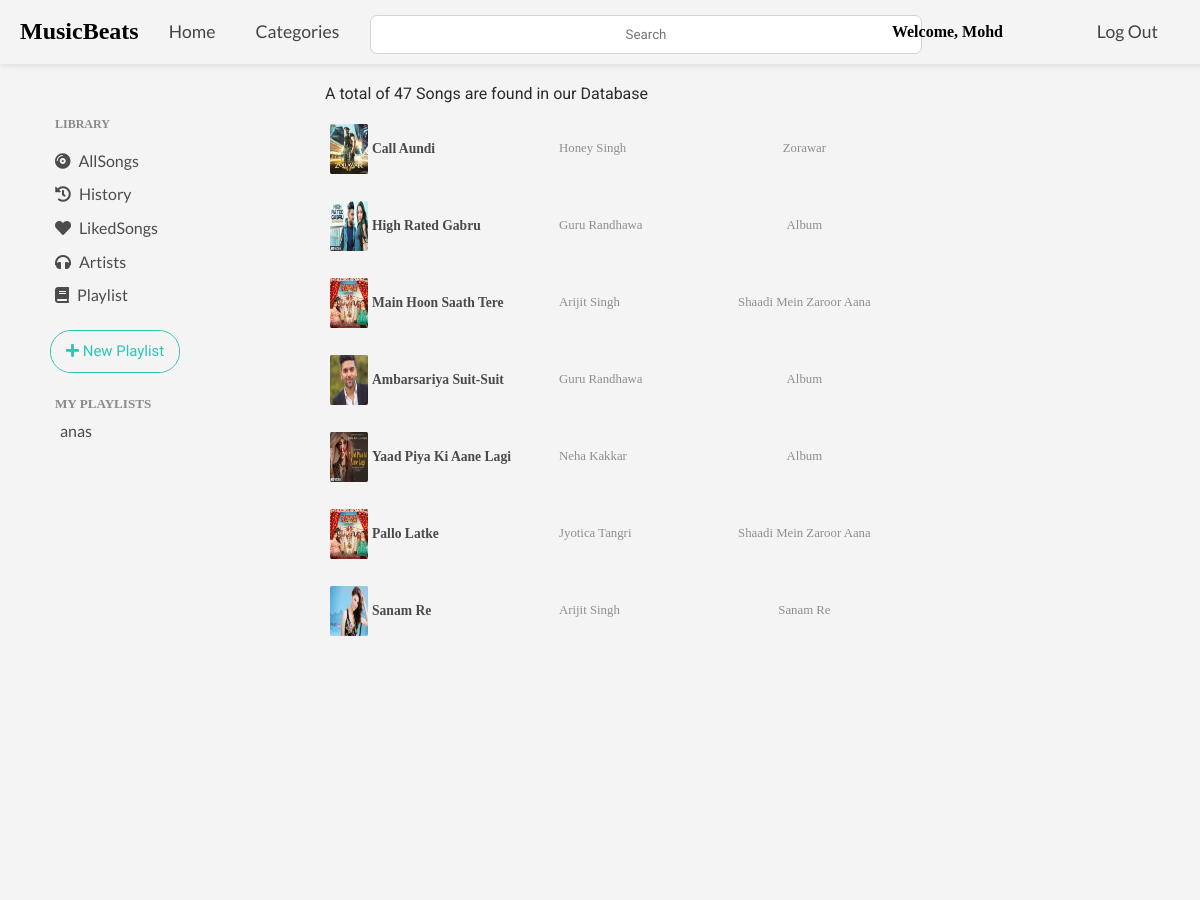
/allSongs (signed in, upper part), run on an earlier commit of the app's database.
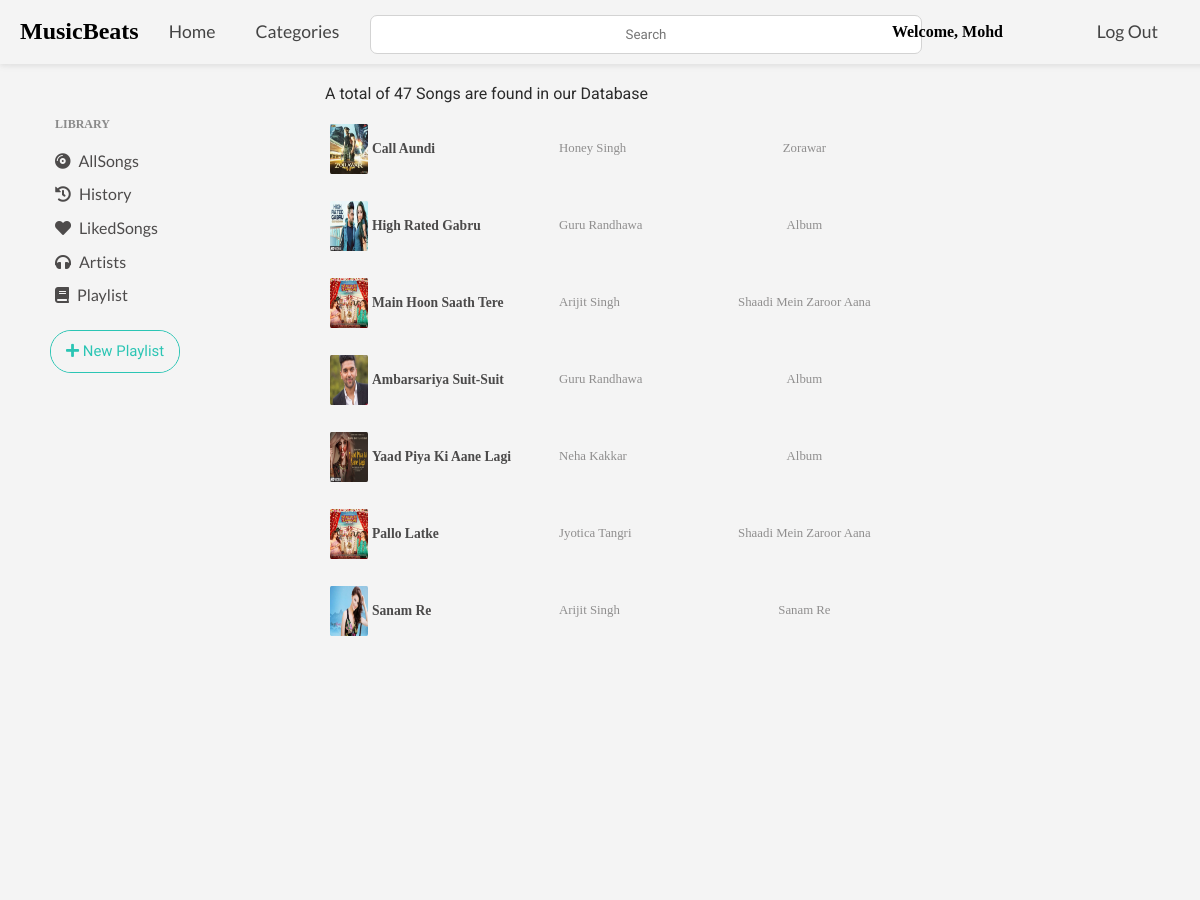
And on a later commit of the database.
### music_app/models.py (models this page shows, shortened)
class Playlist(models.Model):
    playlist_id = models.AutoField(primary_key=True)
    user = models.ForeignKey(User, on_delete=models.CASCADE)
    music_ids = ListCharField(base_field=models.CharField(max_length=100), size=100, max_length=(100 * 101))
    playlist_name = models.CharField(max_length=10000000, default="")
    likes = models.IntegerField(default=0)
    followers = models.IntegerField(default=0)
    plays = models.IntegerField(default=0)

class Song(models.Model):
    song_id = models.AutoField(primary_key=True)
    count = models.IntegerField(default=0)
    name = models.CharField(max_length=200)
    tags = models.CharField(choices=tags, max_length=20, default='Classical')
    genre = models.CharField(choices=genre, max_length=20, default='Album')
    language = models.CharField(choices=language, max_length=20, default='Hindi')
    year = models.CharField(choices=yearOfRelease, max_length=20, default='2021')
    singer1 = models.CharField(max_length=200)
    singer2 = models.CharField(max_length=200, default='')
    productionHouse = models.CharField(choices=productionHouse, max_length=20, default='Unknown')
    movie = models.CharField(max_length=500, default="")
    image = models.ImageField(upload_to="images")
    song = models.FileField(upload_to='songs')

### music_app/views.py (the view)
# urls.py: path('allSongs', views.allSongs, name="allSongs"),
def allSongs(request):
    myPlaylists  = []
    user = request.user
    if user.is_authenticated:
        myPlaylists = list(Playlist.objects.filter(user=user))
    try:
        allSongs = list(Song.objects.all())
        random.shuffle(allSongs)
        return render(request, 'allSongs.html', {'allSongs': allSongs, 'myPlaylists':myPlaylists})
    except:
        return redirect("/")

### music_app/templates/allSongs.html (shortened to what this page needs)
{%extends 'header.html'%}
{% block body %}
{% load static %}
<body>
    <div id="body-center">
        <p style="margin: 0px 10px 10px 65px; font-size: 1rem; font-family: 'Roboto', sans-serif; color: rgb(43, 43, 43);"
            id="C_{{song.song_id}}">A total of 47 Songs are found in our Database</p>
        <div id="playlist">
            {% for i in allSongs %}
            <div class="sameMovieCard">
                <div class="container_songpost">
                    <img src="{{i.image.url}}" id="A_{{i.song_id}}" />
                    <div class="overlay_songpost"></div>
                </div>
                <div class="songpost_data">
                    <h5 class="song-name" id="B_{{i.song_id}}">
                        {{i.name}}</h5>
                    <p class="singer-name">{{i.singer1}}</p>
                    <p class="movie-name" id="C_{{i.song_id}}">
                        {{i.movie}}</p>
                </div>
            </div>
            {% endfor %}
        </div>
    </div>
    {% endblock %}

### music_app/templates/header.html (shortened to what this page needs)
<!doctype html>
<html lang="en">
{% load static %}
{% load socialaccount %}
<head>
    <link rel="stylesheet" href="https://unpkg.com/flickity@2/dist/flickity.min.css">
    <link rel="stylesheet" href="https://pro.fontawesome.com/releases/v5.10.0/css/all.css"
 />
    <link rel="stylesheet" href="{% static 'hamburgerNavbar.css' %}">
    <link rel="stylesheet" href="{% static 'navbar.css' %}">
    <link rel="stylesheet" href="{% static 'centerBody.css' %}">
    <link rel="stylesheet" href="{% static 'leftBody.css' %}">
    <link rel="stylesheet" href="{% static 'audioBar.css' %}">
    <link rel="stylesheet" href="{% static 'playlistPopUp.css' %}">
    <link rel="stylesheet" href="{% static 'loginSignup.css' %}">
    <link rel="stylesheet" href="{% static 'loader.css' %}">
    <link rel="stylesheet" href="{% static 'footer.css' %}">
    <link rel="stylesheet" href="{% static 'mediaQueries.css' %}">
    <link rel="stylesheet" href="{% static 'alert.css' %}">
    <link rel="stylesheet" href="{% static 'customScrollBar.css' %}">
</head>
<body>
    <div id="navbar">
        <div id="nav-left">
            <h2 style="margin: auto 10px;">MusicBeats</h2>
            <a style="margin: auto 10px;" href="/">Home</a>
            <a style="margin: auto 10px;" href="">Categories</a>
        </div>
        <div id='nav-center'>
            <form class="searchBar" autocomplete="off" method="POST" action="/searchResults"> {% csrf_token %}
                <input type="text" class="searchText" name="data" placeholder="Search">
            </form>
        </div>
        <div id="nav-right">
            {% if user.is_authenticated %}
            <h4 style="margin: auto;">Welcome, {{user.first_name}}</h4>
            <a style="margin: auto;" href="/logout">Log Out</a>
            {% else %}
            <a id="modal_trigger" href="#modal">Login or Register</a>
            {% endif %}
        </div>
    </div>
    <div id="body-left">
        <div>
            <p
                style="margin: 5px; font-size: 0.75rem; font-weight: 700; line-height: 2.5; color: rgb(138, 138, 138); text-align: left;">
                LIBRARY</p>
            <a class="left-panel-btn" href="/allSongs"><i class="fas fa-compact-disc"></i> AllSongs</a><br>
            {% if user.is_authenticated %}
            <a class="left-panel-btn" href="/history"><i class="fas fa-history"></i> History</a><br>
            {% endif %}
            {% if user.is_authenticated %}
            <a class="left-panel-btn" href="/likesong"><i class="fas fa-heart"></i> LikedSongs</a><br>
            {% endif %}
            <a class="left-panel-btn"><i class="fas fa-headphones"></i> Artists</a><br>
            <a class="left-panel-btn"><i class="fas fa-book"></i> Playlist</a><br>
            <br>
            {% if user.is_authenticated %}
            <a class="glow-on-hover"
                onclick="document.getElementById('modal-wrapper-playlist').style.display='block'"><i
                    class="fas fa-plus"></i> New Playlist</a>
            {% endif %}
            <br>
            <br>
            <div>
                {% if myPlaylists %}
                <p
                    style="margin: 5px; font-size: 0.82rem; font-weight: 700; color: rgb(138, 138, 138); text-align: left;">
                    MY PLAYLISTS</p>
                {% for playlist in myPlaylists %}
                <a class="left-panel-playlist-btn"
                    href="/myPlaylist/{{playlist.playlist_id}}">{{playlist.playlist_name}}</a><br>
                {% endfor %}
                {% endif %}
            </div>
        </div>
    </div>
    {% block body %}
    {% endblock %}
</body>
</html>

What changed in the data, as far as the page shows it:
removed Playlist: playlist_name "anas"
Also different on the page:
text no longer shown: "MY PLAYLISTS"
